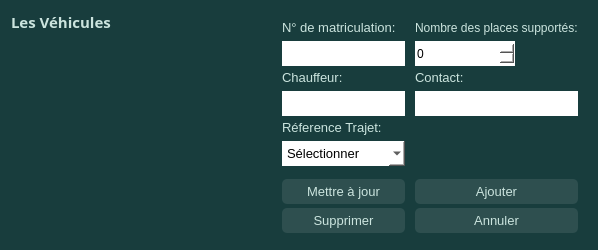
                      <widget class="QFrame" name="vehiculeAjout">
                       <property name="minimumSize">
                        <size>
                         <width>0</width>
                         <height>250</height>
                        </size>
                       </property>
                       <property name="maximumSize">
                        <size>
                         <width>16777215</width>
                         <height>250</height>
                        </size>
                       </property>
                       <property name="styleSheet">
                        <string notr="true">background-color: rgb(24, 61, 61);
border-radius: 10px;</string>
                       </property>
                       <property name="frameShape">
                        <enum>QFrame::StyledPanel</enum>
                       </property>
                       <property name="frameShadow">
                        <enum>QFrame::Raised</enum>
                       </property>
                       <layout class="QHBoxLayout" name="horizontalLayout_15">
                        <item>
                         <widget class="QFrame" name="frame_2">
                          <property name="frameShape">
                           <enum>QFrame::StyledPanel</enum>
                          </property>
                          <property name="frameShadow">
                           <enum>QFrame::Raised</enum>
                          </property>
                          <layout class="QVBoxLayout" name="verticalLayout_5">
                           <property name="leftMargin">
                            <number>0</number>
                           </property>
                           <property name="topMargin">
                            <number>0</number>
                           </property>
                           <property name="rightMargin">
                            <number>0</number>
                           </property>
                           <property name="bottomMargin">
                            <number>0</number>
                           </property>
                           <item>
                            <widget class="QLabel" name="label">
                             <property name="font">
                              <font>
                               <family>Segoe UI Variable Text Semibold</family>
                               <pointsize>11</pointsize>
                               <weight>75</weight>
                               <bold>true</bold>
                              </font>
                             </property>
                             <property name="styleSheet">
                              <string notr="true">color: rgb(203, 228, 222);</string>
                             </property>
                             <property name="text">
                              <string>Les Véhicules</string>
                             </property>
                            </widget>
                           </item>
                           <item>
                            <widget class="QScrollArea" name="scrollArea_3">
                             <property name="widgetResizable">
                              <bool>true</bool>
                             </property>
                             <widget class="QWidget" name="scrollAreaWidgetContents_3">
                              <property name="geometry">
                               <rect>
                                <x>0</x>
                                <y>0</y>
                                <width>374</width>
                                <height>206</height>
                               </rect>
                              </property>
                              <layout class="QGridLayout" name="gridLayout_16">
                               <property name="leftMargin">
                                <number>0</number>
                               </property>
                               <property name="topMargin">
                                <number>0</number>
                               </property>
                               <property name="rightMargin">
                                <number>0</number>
                               </property>
                               <property name="bottomMargin">
                                <number>0</number>
                               </property>
                               <item row="0" column="0">
                                <widget class="QTableWidget" name="vehiculeGestionTableView">
                                 <property name="font">
                                  <font>
                                   <pointsize>10</pointsize>
                                  </font>
                                 </property>
                                 <property name="selectionBehavior">
                                  <enum>QAbstractItemView::SelectRows</enum>
                                 </property>
                                 <property name="sortingEnabled">
                                  <bool>true</bool>
                                 </property>
                                </widget>
                               </item>
                              </layout>
                             </widget>
                            </widget>
                           </item>
                          </layout>
                         </widget>
                        </item>
                        <item>
                         <widget class="QFrame" name="frame_4">
                          <property name="maximumSize">
                           <size>
                            <width>400</width>
                            <height>16777215</height>
                           </size>
                          </property>
                          <property name="frameShape">
                           <enum>QFrame::StyledPanel</enum>
                          </property>
                          <property name="frameShadow">
                           <enum>QFrame::Raised</enum>
                          </property>
                          <layout class="QGridLayout" name="gridLayout_6">
                           <property name="topMargin">
                            <number>9</number>
                           </property>
                           <property name="horizontalSpacing">
                            <number>10</number>
                           </property>
                           <item row="2" column="1">
                            <widget class="QLabel" name="label_17">
                             <property name="font">
                              <font>
                               <pointsize>10</pointsize>
                              </font>
                             </property>
                             <property name="styleSheet">
                              <string notr="true">color: rgb(203, 228, 222);</string>
                             </property>
                             <property name="text">
                              <string>Contact:</string>
                             </property>
                            </widget>
                           </item>
                           <item row="0" column="0">
                            <widget class="QLabel" name="label_14">
                             <property name="font">
                              <font>
                               <pointsize>10</pointsize>
                              </font>
                             </property>
                             <property name="styleSheet">
                              <string notr="true">color: rgb(203, 228, 222);</string>
                             </property>
                             <property name="text">
                              <string>N° de matriculation:</string>
                             </property>
                            </widget>
                           </item>
                           <item row="7" column="0">
                            <widget class="Line" name="line_3">
                             <property name="orientation">
                              <enum>Qt::Horizontal</enum>
                             </property>
                            </widget>
                           </item>
                           <item row="8" column="1">
                            <widget class="QPushButton" name="ajoutVehiculeBtn">
                             <property name="minimumSize">
                              <size>
                               <width>0</width>
                               <height>25</height>
                              </size>
                             </property>
                             <property name="font">
                              <font>
                               <pointsize>10</pointsize>
                              </font>
                             </property>
                             <property name="cursor">
                              <cursorShape>PointingHandCursor</cursorShape>
                             </property>
                             <property name="styleSheet">
                              <string notr="true">#ajoutVehiculeBtn {
	background-color: rgb(46, 79, 79);
	color: rgb(203, 228, 222);
	padding: 5px;
	border-radius: 5px;
}

#ajoutVehiculeBtn:Hover {
	background-color: rgb(44, 51, 51);
}</string>
                             </property>
                             <property name="text">
                              <string>Ajouter</string>
                             </property>
                            </widget>
                           </item>
                           <item row="9" column="0">
                            <widget class="QPushButton" name="supprVehiculeBtn">
                             <property name="minimumSize">
                              <size>
                               <width>0</width>
                               <height>25</height>
                              </size>
                             </property>
                             <property name="font">
                              <font>
                               <pointsize>10</pointsize>
                              </font>
                             </property>
                             <property name="cursor">
                              <cursorShape>PointingHandCursor</cursorShape>
                             </property>
                             <property name="styleSheet">
                              <string notr="true">#supprVehiculeBtn {
	background-color: rgb(46, 79, 79);
	color: rgb(203, 228, 222);
	padding: 5px;
	border-radius: 5px;
}

#supprVehiculeBtn:Hover {
	background-color: rgb(44, 51, 51);
}</string>
                             </property>
                             <property name="text">
                              <string>Supprimer</string>
                             </property>
                            </widget>
                           </item>
                           <item row="2" column="0">
                            <widget class="QLabel" name="label_16">
                             <property name="font">
                              <font>
                               <pointsize>10</pointsize>
                              </font>
                             </property>
                             <property name="styleSheet">
                              <string notr="true">color: rgb(203, 228, 222);</string>
                             </property>
                             <property name="text">
                              <string>Chauffeur:</string>
                             </property>
                            </widget>
                           </item>
                           <item row="3" column="1">
                            <widget class="QLineEdit" name="contact_1">
                             <property name="minimumSize">
                              <size>
                               <width>0</width>
                               <height>25</height>
                              </size>
                             </property>
                             <property name="font">
                              <font>
                               <pointsize>10</pointsize>
                              </font>
                             </property>
                             <property name="styleSheet">
                              <string notr="true">background-color: rgb(255, 255, 255);
border-radius: 0;</string>
                             </property>
                            </widget>
                           </item>
                           <item row="3" column="0">
                            <widget class="QLineEdit" name="chauffeur">
                             <property name="minimumSize">
                              <size>
                               <width>0</width>
                               <height>25</height>
                              </size>
                             </property>
                             <property name="font">
                              <font>
                               <pointsize>10</pointsize>
                              </font>
                             </property>
                             <property name="styleSheet">
                              <string notr="true">background-color: rgb(255, 255, 255);
border-radius: 0;</string>
                             </property>
                            </widget>
                           </item>
                           <item row="8" column="0">
                            <widget class="QPushButton" name="majVehiculeBtn">
                             <property name="enabled">
                              <bool>true</bool>
                             </property>
                             <property name="minimumSize">
                              <size>
                               <width>0</width>
                               <height>25</height>
                              </size>
                             </property>
                             <property name="font">
                              <font>
                               <pointsize>10</pointsize>
                              </font>
                             </property>
                             <property name="cursor">
                              <cursorShape>PointingHandCursor</cursorShape>
                             </property>
                             <property name="styleSheet">
                              <string notr="true">#majVehiculeBtn {
	background-color: rgb(46, 79, 79);
	color: rgb(203, 228, 222);
	padding: 5px;
	border-radius: 5px;
}

#majVehiculeBtn:Hover {
	background-color: rgb(44, 51, 51);
}</string>
                             </property>
                             <property name="text">
                              <string>Mettre à jour</string>
                             </property>
                            </widget>
                           </item>
                           <item row="4" column="0">
                            <widget class="QLabel" name="label_11">
                             <property name="font">
                              <font>
                               <pointsize>10</pointsize>
                              </font>
                             </property>
                             <property name="styleSheet">
                              <string notr="true">color: rgb(203, 228, 222);</string>
                             </property>
                             <property name="text">
                              <string>Réference Trajet:</string>
                             </property>
                            </widget>
                           </item>
                           <item row="1" column="1">
                            <widget class="QSpinBox" name="placeSupportes">
                             <property name="minimumSize">
                              <size>
                               <width>0</width>
                               <height>25</height>
                              </size>
                             </property>
                             <property name="maximumSize">
                              <size>
                               <width>100</width>
                               <height>16777215</height>
                              </size>
                             </property>
                             <property name="font">
                              <font>
                               <pointsize>9</pointsize>
                              </font>
                             </property>
                             <property name="styleSheet">
                              <string notr="true">background-color: rgb(255, 255, 255);
border-radius: 0;
border: none;</string>
                             </property>
                            </widget>
                           </item>
                           <item row="9" column="1">
                            <widget class="QPushButton" name="annulerVehiculeBtn">
                             <property name="minimumSize">
                              <size>
                               <width>0</width>
                               <height>25</height>
                              </size>
                             </property>
                             <property name="font">
                              <font>
                               <pointsize>10</pointsize>
                              </font>
                             </property>
                             <property name="cursor">
                              <cursorShape>PointingHandCursor</cursorShape>
                             </property>
                             <property name="styleSheet">
                              <string notr="true">#annulerVehiculeBtn {
	background-color: rgb(46, 79, 79);
	color: rgb(203, 228, 222);
	padding: 5px;
	border-radius: 5px;
}

#annulerVehiculeBtn:Hover {
	background-color: rgb(44, 51, 51);
}</string>
                             </property>
                             <property name="text">
                              <string>Annuler</string>
                             </property>
                            </widget>
                           </item>
                           <item row="1" column="0">
                            <widget class="QLineEdit" name="matriculation">
                             <property name="minimumSize">
                              <size>
                               <width>0</width>
                               <height>25</height>
                              </size>
                             </property>
                             <property name="font">
                              <font>
                               <pointsize>9</pointsize>
                              </font>
                             </property>
                             <property name="styleSheet">
                              <string notr="true">background-color: rgb(255, 255, 255);
border-radius: 0;</string>
                             </property>
                            </widget>
                           </item>
                           <item row="0" column="1">
                            <widget class="QLabel" name="label_15">
                             <property name="font">
                              <font>
                               <pointsize>9</pointsize>
                              </font>
                             </property>
                             <property name="styleSheet">
                              <string notr="true">color: rgb(203, 228, 222);</string>
                             </property>
                             <property name="text">
                              <string>Nombre des places supportés:</string>
                             </property>
                            </widget>
                           </item>
                           <item row="5" column="0">
                            <widget class="QComboBox" name="refTrajetVehicule">
                             <property name="minimumSize">
                              <size>
                               <width>0</width>
                               <height>25</height>
                              </size>
                             </property>
                             <property name="font">
                              <font>
                               <pointsize>10</pointsize>
                              </font>
                             </property>
                             <property name="styleSheet">
                              <string notr="true">background-color: rgb(255, 255, 255);
border-radius: 0;</string>
                             </property>
                             <item>
                              <property name="text">
                               <string>Sélectionner </string>
                              </property>
                             </item>
                            </widget>
                           </item>
                           <item row="7" column="1">
                            <widget class="Line" name="line_4">
                             <property name="orientation">
                              <enum>Qt::Horizontal</enum>
                             </property>
                            </widget>
                           </item>
                          </layout>
                         </widget>
                        </item>
                       </layout>
                      </widget>
